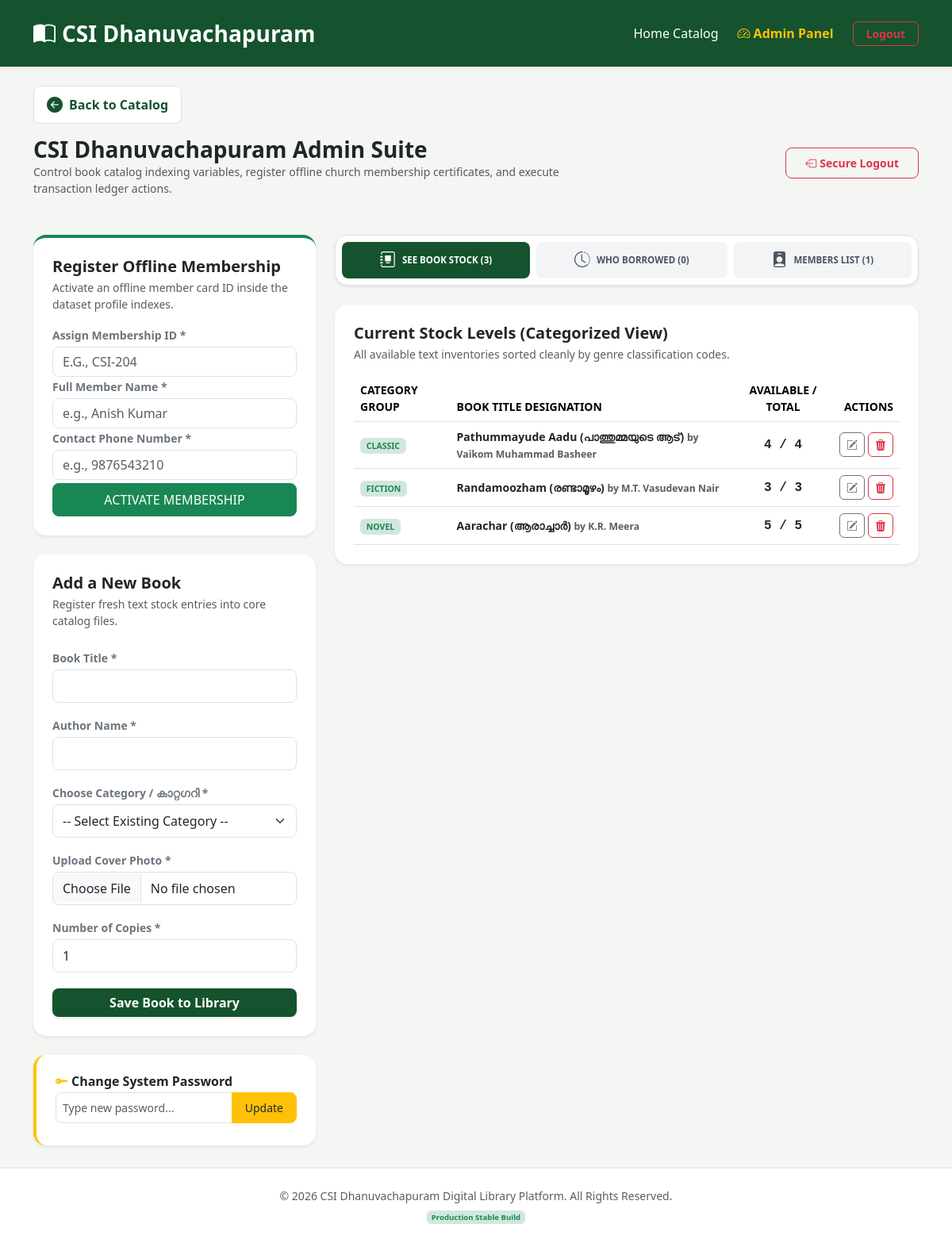
Screenshot of /admin (signed in) with the database file from the repository.
### tables this page shows
CREATE TABLE books (
            id INTEGER PRIMARY KEY AUTOINCREMENT,
            title TEXT NOT NULL,
            author TEXT NOT NULL,
            category TEXT NOT NULL,
            image_url TEXT,
            total_copies INTEGER NOT NULL,
            available_copies INTEGER NOT NULL
        );

### app.py (the view, shortened to what this page needs)
@app.route("/admin", methods=["GET", "POST"])
def admin_portal():
    if not session.get("is_admin"):
        return redirect(url_for("admin_login"))
    conn = get_db_connection()
    books_by_cat = conn.execute("SELECT * FROM books ORDER BY category ASC, title ASC").fetchall()
    registered_members = conn.execute("SELECT * FROM members ORDER BY member_id ASC").fetchall()
    active_logs = conn.execute("""
        SELECT issues.*, books.title FROM issues
        JOIN books ON issues.book_id = books.id
        WHERE issues.status = 'Active' ORDER BY issues.id DESC
    """).fetchall()
    conn.close()
    return render_template("admin.html", books=books_by_cat, logs=active_logs, members=registered_members)

### app.py (called while the page is built)
def get_db_connection():
    conn = sqlite3.connect(DB_FILE)
    conn.row_factory = sqlite3.Row
    return conn

### templates/admin.html (shortened to what this page needs)
{% extends 'base.html' %}
{% block content %}
<div class="row mb-4 align-items-center">
    <div class="col-12 mb-2">
        <a href="{{ url_for('home') }}" class="text-csi fw-bold text-decoration-none d-inline-flex align-items-center gap-2 border bg-white px-3 py-2 rounded-3 shadow-xs">
            <i class="bi bi-arrow-left-circle-fill fs-5"></i> Back to Catalog
        </a>
    </div>
    <div class="col-md-8 mt-2">
        <h3 class="fw-bold text-dark tracking-tight m-0">CSI Dhanuvachapuram Admin Suite</h3>
        <p class="text-muted small mb-0">Control book catalog indexing variables, register offline church membership certificates, and execute transaction ledger actions.</p>
    </div>
    <div class="col-md-4 text-md-end mt-2 mt-md-0">
        <a href="{{ url_for('admin_logout') }}" class="btn btn-outline-danger btn-sm px-4 py-2 rounded-3 fw-bold">
            <i class="bi bi-box-arrow-left me-1"></i>Secure Logout
        </a>
    </div>
</div>
<div class="row g-4 my-1">
    <div class="col-lg-4 d-flex flex-column gap-4">
        <div class="card border-0 rounded-4 p-4 shadow-sm bg-white border-top border-4 border-success">
            <h5 class="fw-bold text-dark mb-1">Register Offline Membership</h5>
            <p class="text-muted small mb-3">Activate an offline member card ID inside the dataset profile indexes.</p>
            <form method="POST" action="{{ url_for('admin_portal') }}" class="d-flex flex-column gap-2.5">
                <div>
                    <label class="form-label small text-secondary fw-semibold mb-1">Assign Membership ID *</label>
                    <input type="text" name="member_id" required placeholder="e.g., CSI-204" class="form-control rounded-3 border py-1.5 text-dark font-bold text-uppercase shadow-none">
                </div>
                <div>
                    <label class="form-label small text-secondary fw-semibold mb-1">Full Member Name *</label>
                    <input type="text" name="member_name" required placeholder="e.g., Anish Kumar" class="form-control rounded-3 border py-1.5 text-dark shadow-none">
                </div>
                <div>
                    <label class="form-label small text-secondary fw-semibold mb-1">Contact Phone Number *</label>
                    <input type="tel" name="member_phone" required pattern="[0-9]{10}" placeholder="e.g., 9876543210" class="form-control rounded-3 border py-1.5 text-dark shadow-none">
                </div>
                <button type="submit" class="btn btn-success w-100 py-2 rounded-3 font-bold text-uppercase small shadow-xs mt-1">Activate Membership</button>
            </form>
        </div>
        <div class="card border-0 rounded-4 p-4 shadow-sm bg-white">
            <h5 class="fw-bold text-dark mb-1">Add a New Book</h5>
            <p class="text-muted small mb-4">Register fresh text stock entries into core catalog files.</p>
            <form method="POST" enctype="multipart/form-data" action="{{ url_for('admin_portal') }}" class="d-flex flex-column gap-3">
                <div>
                    <label class="form-label small text-secondary fw-semibold mb-1">Book Title *</label>
                    <input type="text" name="title" required class="form-control rounded-3 border py-2 shadow-none text-dark">
                </div>
                <div>
                    <label class="form-label small text-secondary fw-semibold mb-1">Author Name *</label>
                    <input type="text" name="author" required class="form-control rounded-3 border py-2 shadow-none text-dark">
                </div>
                <div>
                    <label class="form-label small text-secondary fw-semibold mb-1">Choose Category / കാറ്റഗറി *</label>
                    <select name="category_select" id="catSelector" class="form-select rounded-3 border py-2 shadow-none text-dark" onchange="checkNewCategoryOption()">
                        <option value="" disabled selected>-- Select Existing Category --</option>
                    </select>
                </div>
                <div>
                    <label class="form-label small text-secondary fw-semibold mb-1">Upload Cover Photo *</label>
                    <input type="file" name="book_image" accept="image/*" class="form-control rounded-3 border py-2 shadow-none text-dark">
                </div>
                <div>
                    <label class="form-label small text-secondary fw-semibold mb-1">Number of Copies *</label>
                    <input type="number" name="copies" min="1" value="1" required class="form-control rounded-3 border py-2 shadow-none text-dark">
                </div>
                <button type="submit" class="btn btn-csi w-100 py-2.5 rounded-3 shadow-sm mt-1">Save Book to Library</button>
            </form>
        </div>
        <div class="card border-0 rounded-4 p-4 shadow-sm bg-white border-start border-4 border-warning">
            <h6 class="fw-bold text-dark mb-1"><i class="bi bi-key-fill text-warning me-1"></i>Change System Password</h6>
            <form method="POST" action="{{ url_for('change_password') }}">
                <div class="input-group mb-1">
                    <input type="text" name="new_password" placeholder="Type new password..." required class="form-control form-control-sm rounded-start-3 border shadow-none text-dark py-2">
                    <button type="submit" class="btn btn-warning btn-sm text-dark font-bold px-3 rounded-end-3 uppercase">Update</button>
                </div>
            </form>
        </div>
    </div>
    <div class="col-lg-8">
        <div class="p-2 bg-white rounded-4 shadow-sm d-flex gap-2 mb-4 border">
            <ul class="nav nav-pills w-100 d-flex gap-2 justify-content-between" id="adminControlTabs" role="tablist">
                <li class="nav-item flex-grow-1 text-center" role="presentation">
                    <button class="nav-link active w-100 py-2.5 rounded-3 fw-bold text-uppercase tracking-wider btn shadow-none d-flex align-items-center justify-content-center gap-2"
                            id="stock-tab" data-bs-toggle="tab" data-bs-target="#stock-pane" type="button" role="tab" style="font-size: 0.72rem;">
                        <i class="bi bi-journal-album fs-5"></i> See Book Stock ({{ books|length }})
                    </button>
                </li>
                <li class="nav-item flex-grow-1 text-center" role="presentation">
                    <button class="nav-link w-100 py-2.5 rounded-3 fw-bold text-uppercase tracking-wider btn shadow-none d-flex align-items-center justify-content-center gap-2"
                            id="logs-tab" data-bs-toggle="tab" data-bs-target="#logs-pane" type="button" role="tab" style="font-size: 0.72rem;">
                        <i class="bi bi-clock-history fs-5"></i> Who Borrowed ({{ logs|length }})
                    </button>
                </li>
                <li class="nav-item flex-grow-1 text-center" role="presentation">
                    <button class="nav-link w-100 py-2.5 rounded-3 fw-bold text-uppercase tracking-wider btn shadow-none d-flex align-items-center justify-content-center gap-2"
                            id="members-tab" data-bs-toggle="tab" data-bs-target="#members-pane" type="button" role="tab" style="font-size: 0.72rem;">
                        <i class="bi bi-person-badge-fill fs-5"></i> Members List ({{ members|length }})
                    </button>
                </li>
            </ul>
        </div>
        <div class="tab-content" id="adminControlTabsContent">
            <div class="tab-pane fade show active" id="stock-pane" role="tabpanel" aria-labelledby="stock-tab">
                <div class="card border-0 rounded-4 p-4 shadow-sm bg-white">
                    <h5 class="fw-bold text-dark mb-1">Current Stock Levels (Categorized View)</h5>
                    <p class="text-muted small mb-3">All available text inventories sorted cleanly by genre classification codes.</p>
                    <div class="table-responsive" style="max-height: 550px; overflow-y: auto;">
                        <table class="table align-middle mb-0 small">
                            <thead class="sticky-top bg-white" style="z-index: 1;">
                                <tr class="text-muted border-bottom fw-bold text-uppercase text-[0.65rem]">
                                    <th>Category Group</th>
                                    <th>Book Title Designation</th>
                                    <th class="text-center">Available / Total</th>
                                    <th class="text-end">Actions</th>
                                </tr>
                            </thead>
                            <tbody>
                                {% for item in books %}
                                <tr class="border-bottom">
                                    <td><span class="badge bg-success-subtle text-success border font-bold text-uppercase">{{ item.category }}</span></td>
                                    <td class="fw-bold text-dark">{{ item.title }} <span class="text-muted font-normal block small">by {{ item.author }}</span></td>
                                    <td class="text-center font-monospace fw-bold text-dark fs-6">{{ item.available_copies }} / {{ item.total_copies }}</td>
                                    <td class="text-end">
                                        <div class="d-inline-flex gap-1">
                                            <a href="{{ url_for('edit_book', book_id=item.id) }}" class="btn btn-sm btn-outline-secondary px-2.5 py-1 rounded-2"><i class="bi bi-pencil-square"></i></a>
                                            <form method="POST" action="{{ url_for('delete_book_action', book_id=item.id) }}" onsubmit="return confirm('Completely delete this item?');">
                                                <button type="submit" class="btn btn-sm btn-outline-danger px-2.5 py-1 rounded-2"><i class="bi bi-trash3-fill"></i></button>
                                            </form>
                                        </div>
                                    </td>
                                </tr>
                                {% endfor %}
                            </tbody>
                        </table>
                    </div>
                </div>
            </div>
        </div>
    </div>
</div>
{% endblock %}

### templates/base.html (shortened to what this page needs)
<!DOCTYPE html>
<html lang="en">
<head>
    <link href="https://cdn.jsdelivr.net/npm/bootstrap@5.3.3/dist/css/bootstrap.min.css" rel="stylesheet">
    <link href="https://cdn.jsdelivr.net/npm/bootstrap-icons@1.11.3/font/bootstrap-icons.min.css" rel="stylesheet">
</head>
<body class="d-flex flex-column min-vh-100">
    <nav class="navbar navbar-expand-lg navbar-dark bg-csi sticky-top shadow-sm py-3">
        <div class="container">
            <a class="navbar-brand fw-bold fs-3" href="{{ url_for('home') }}">
                <i class="bi bi-book-half me-2"></i>CSI Dhanuvachapuram
            </a>
            <div class="collapse navbar-collapse" id="csiNavbar">
                <ul class="navbar-nav ms-auto align-items-center gap-2">
                    <li class="nav-item"><a class="nav-link active font-medium" href="{{ url_for('home') }}">Home Catalog</a></li>
                    {% if session.get('is_admin') %}
                        <li class="nav-item"><a class="nav-link text-warning fw-bold" href="{{ url_for('admin_portal') }}"><i class="bi bi-speedometer2 me-1"></i>Admin Panel</a></li>
                        <li class="nav-item ms-2"><a href="{{ url_for('admin_logout') }}" class="btn btn-sm btn-outline-danger px-3 rounded-2 fw-bold">Logout</a></li>
                    {% endif %}
                </ul>
            </div>
        </div>
    </nav>
    <main class="flex-grow-1 container my-4">
        {% block content %}{% endblock %}
    </main>
    <footer class="bg-white border-top py-4 mt-auto text-center text-muted small">
        <p class="mb-1">© 2026 CSI Dhanuvachapuram Digital Library Platform. All Rights Reserved.</p>
        <span class="badge bg-success-subtle text-success uppercase tracking-wider px-2.5 py-1" style="font-size: 0.6rem;">Production Stable Build</span>
    </footer>
</body>
</html>

### templates/base.html (style rules this page uses)
:root { --csi-green: #14532d; }
body { background-color: #f4f6f4; font-family: system-ui, -apple-system, sans-serif; }
.bg-csi { background-color: var(--csi-green) !important; }
.text-csi { color: var(--csi-green) !important; }
.btn-csi { background-color: var(--csi-green); color: white; border: none; font-weight: 600; }

### templates/admin.html (style rules this page uses)
.nav-pills .nav-link { color: #4b5563; background-color: #f3f4f6; }
.nav-pills .nav-link.active { background-color: #14532d !important; color: white !important; }

### rows the page displays
books: category "CLASSIC", title "Pathummayude Aadu (പാത്തുമ്മയുടെ ആട്)", author "Vaikom Muhammad Basheer", available_copies "4", total_copies "4"
books: category "FICTION", title "Randamoozham (രണ്ടാമൂഴം)", author "M.T. Vasudevan Nair", available_copies "3", total_copies "3"
books: category "NOVEL", title "Aarachar (ആരാച്ചാർ)", author "K.R. Meera", available_copies "5", total_copies "5"

### other values shown
{{ books|length }} "3"
{{ logs|length }} "0"
{{ members|length }} "1"
